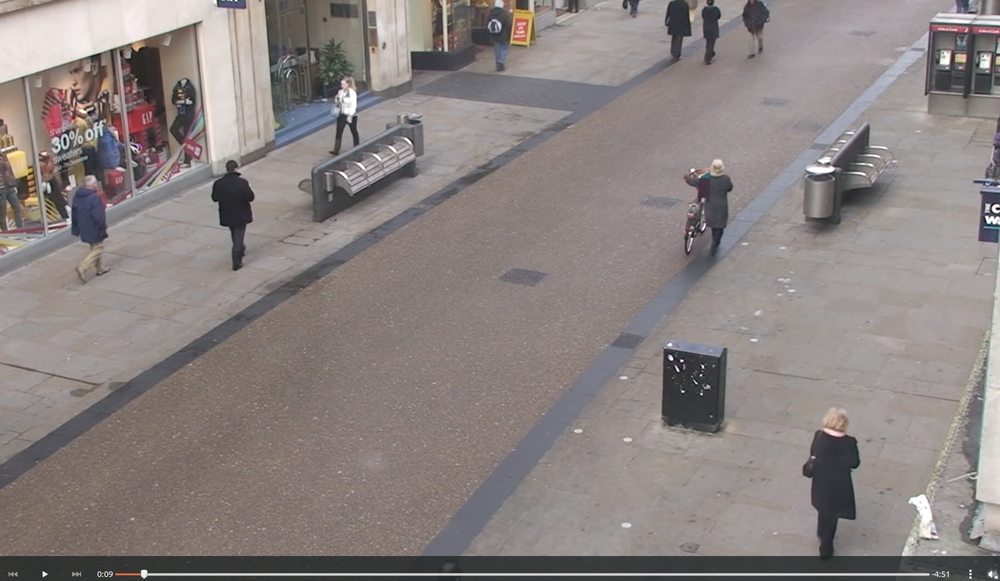
//> input picture pedestrians.png, 1000 x 581 px, shrunk from 1762 x 1024 before the run
$ ./main pedestrians.png   (built with g++ and OpenCV 4)
//> lines starting //> are read from the running program, lines starting //| are printed output that depends on the picture
/* GRAY PATCH LAYOUT
 *
                        Width
              +-----+-----+-----+-----+-----+
              |cell |     |     |     |     |
              |     |     |     |     |     |
              +-----+-----+-----+-----+-----+
              |     |     |           |     |
              |     |     |           |     |
              +-----+-----+ block(i,j)+-----+  ^
    Height    |     |     |           |     |  |
              |     |     |           |     |  |
              +-----+-----+-----+-----+-----+  | block
              |     |     |     |     |     |  |
              |     |     |     |     |     |  |
              +-----+-----+-----+-----+-----+  v
                                <----------->
 */


/* FEATURE MAP LAYOUT

               (Width/cell_size -2) * (Height/cell_size -2)
              +----------...-----------+-------...----------+
              |          ...           |       ...          |
              |          ...           |       ...          |
  Feature     .                        .                    .
   Number     .                        .                    .
              .                        .                    .
              +----------...-----------+-------...----------+
                                       |
                         cullumn [i * block_width + j]

 * NOTE: HOG vector of block [i, j] is correspond to the cullumn vector [i * block_width + j] of the feature map
 *
 */

#include <iostream>

#include <opencv2/opencv.hpp>
#include <opencv/cv.h>

#include "HOGLib/fhog.hpp"

using namespace std;

#define     CELL_SIZE       4


int main( int argc, char **argv )
{
    //===== 1. Reading image and getting image patch
    assert( argc == 2 );
    cv::Mat img = cv::imread( argv[1] );
//> img is the input picture: 581 rows x 1000 cols, CV_8UC3; mean B, G, R 128.9, 130.5, 138.4
    cv::Mat gray;
    if( img.channels() == 3 )
    {
        cv::cvtColor( img, gray, cv::COLOR_RGB2GRAY );
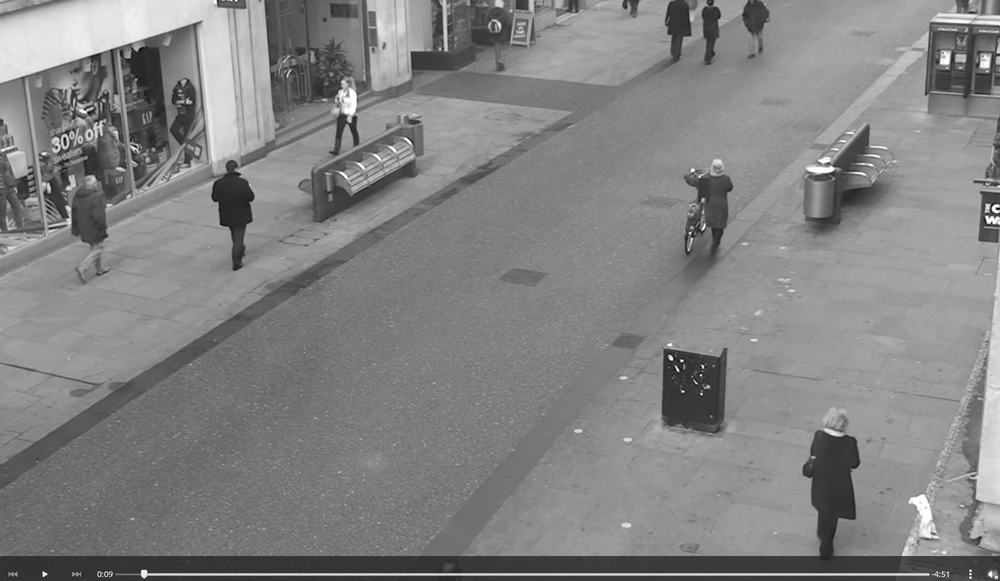
//> gray: 581 rows x 1000 cols, CV_8UC1; min 0, max 255, mean 130.9
    }
    else
    {
        img.copyTo( gray );
    }


    cv::Rect rect;
    rect.x = 100;
    rect.y = 100;
    rect.width  = 96;
    rect.height = 96;
    cv::Mat patch = gray( rect );
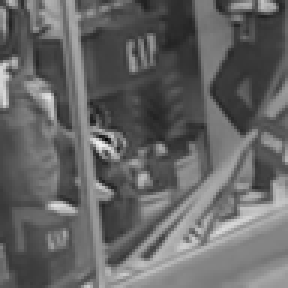
//> patch: 96 rows x 96 cols, CV_8UC1 (shown 3 times larger); min 5, max 240, mean 101.2


    //===== 2. Extract HOG feature
    IplImage iplPatch = patch;      // IplImage la mot kieu bieu dien khac cua anh, dung trong C (cv::Mat dung trong C++)
//> (the run ends here: the program needs code that is not available in this run, at `CvLSVMFeatureMapCaskade *map;`)
